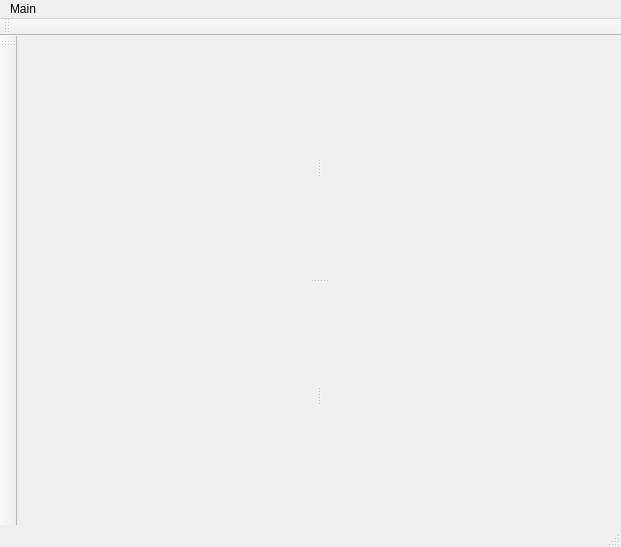
<ui version="4.0" >
 <class>testMainWin</class>
 <widget class="QMainWindow" name="testMainWin" >
  <property name="geometry" >
   <rect>
    <x>0</x>
    <y>0</y>
    <width>621</width>
    <height>547</height>
   </rect>
  </property>
  <property name="windowTitle" >
   <string>MainWindow</string>
  </property>
  <widget class="QWidget" name="graphicsArea" >
   <layout class="QVBoxLayout" name="graphicsAreaVLayout" >
    <item>
     <widget class="CompositeViewerQOSG" native="1" name="osgGraphicsArea" >
      <layout class="QVBoxLayout" name="osgGraphicsAreaVLayout" >
       <item>
        <widget class="QSplitter" name="graphicsAreaVSplitter" >
         <property name="orientation" >
          <enum>Qt::Vertical</enum>
         </property>
         <widget class="QSplitter" name="graphicsAreaHSplitterTop" >
          <property name="orientation" >
           <enum>Qt::Horizontal</enum>
          </property>
          <widget class="QWidget" native="1" name="graphicsView1" />
          <widget class="QWidget" native="1" name="graphicsView2" />
         </widget>
         <widget class="QSplitter" name="graphicsAreaHSplitterBottom" >
          <property name="orientation" >
           <enum>Qt::Horizontal</enum>
          </property>
          <widget class="QWidget" native="1" name="graphicsView3" />
          <widget class="QWidget" native="1" name="graphicsView4" />
         </widget>
        </widget>
       </item>
      </layout>
     </widget>
    </item>
   </layout>
  </widget>
  <widget class="QMenuBar" name="menubar" >
   <property name="geometry" >
    <rect>
     <x>0</x>
     <y>0</y>
     <width>621</width>
     <height>28</height>
    </rect>
   </property>
   <widget class="QMenu" name="menuMain" >
    <property name="title" >
     <string>Main</string>
    </property>
    <addaction name="actionExit" />
   </widget>
   <addaction name="menuMain" />
  </widget>
  <widget class="QStatusBar" name="statusbar" />
  <widget class="QToolBar" name="sideToolbar" >
   <property name="windowTitle" >
    <string>toolBar</string>
   </property>
   <attribute name="toolBarArea" >
    <enum>LeftToolBarArea</enum>
   </attribute>
   <attribute name="toolBarBreak" >
    <bool>false</bool>
   </attribute>
  </widget>
  <widget class="QToolBar" name="topToolbar" >
   <property name="windowTitle" >
    <string>toolBar_2</string>
   </property>
   <attribute name="toolBarArea" >
    <enum>TopToolBarArea</enum>
   </attribute>
   <attribute name="toolBarBreak" >
    <bool>false</bool>
   </attribute>
  </widget>
  <action name="actionExit" >
   <property name="text" >
    <string>Exit</string>
   </property>
  </action>
 </widget>
 <customwidgets>
  <customwidget>
   <class>CompositeViewerQOSG</class>
   <extends>QWidget</extends>
   <header>CompositeViewerQOSG.h</header>
   <container>1</container>
  </customwidget>
 </customwidgets>
 <tabstops>
  <tabstop>graphicsView1</tabstop>
  <tabstop>graphicsView2</tabstop>
  <tabstop>graphicsView3</tabstop>
  <tabstop>graphicsView4</tabstop>
 </tabstops>
 <resources/>
 <connections/>
</ui>
